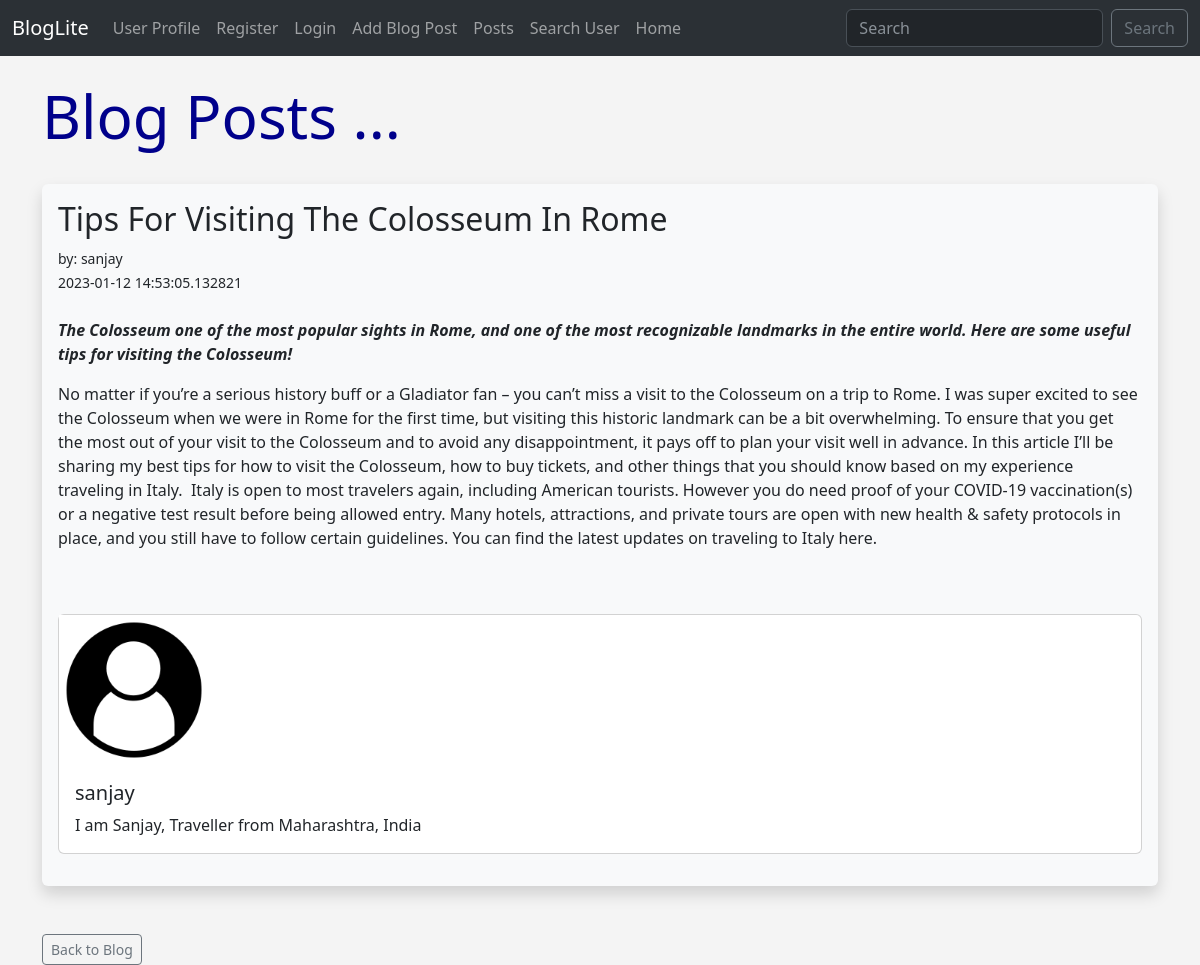
The page /posts/2 on the database its author committed.
### application/models.py (models this page shows, shortened)
class Posts(db.Model):
    id = db.Column(db.Integer, primary_key=True)
    title = db.Column(db.String(225))
    content = db.Column(db.Text)
    date_posted = db.Column(db.DateTime, default=datetime.utcnow)
    slug = db.Column(db.String(255))
    poster_id = db.Column(db.Integer, db.ForeignKey('users.id'))
    likes = db.relationship('Like', backref='post', passive_deletes=True)
    pic = db.Column(db.String())

class Users(db.Model,UserMixin):
    id = db.Column(db.Integer, primary_key=True)
    username = db.Column(db.String(20), nullable=False, unique=True)
    name = db.Column(db.String(150), nullable=False)
    email = db.Column(db.String(150), nullable=False, unique=True)
    favorite_color = db.Column(db.String(150))
    about_author = db.Column(db.Text(500), nullable=True)
    date_added = db.Column(db.DateTime, default=datetime.utcnow)
    profile_pic = db.Column(db.String())
    password_hash = db.Column(db.String(128),nullable=True)
    posts = db.relationship('Posts', backref='poster')
    likes = db.relationship('Like', backref='user', passive_deletes=True)
    followed = db.relationship(
        'Users', secondary=followers,
        primaryjoin=(followers.c.follower_id == id),
        secondaryjoin=(followers.c.followed_id == id),
        backref=db.backref('followers', lazy='dynamic'), lazy='dynamic')
    @property
    def password(self):
        raise AttributeError('Password is not a redable Attribute! ')

### application/controllers.py (the view)
@app.route('/posts/<int:id>')
def post(id):
    post = Posts.query.get_or_404(id)
    return render_template('post.html', post=post)

### application/controllers.py
class SearchForm(FlaskForm):
    searched = StringField("search", validators=[DataRequired()])
    submit = SubmitField("Submit")

### application/controllers.py (called while the page is built)
@app.context_processor
def base():
    form = SearchForm()
    return dict(form=form)

### templates/post.html (shortened to what this page needs)
{% extends 'base.html' %}
{% block content %}
<h1> Blog Posts ...</h1>
<div class="shadow p-3 mb-5 bg-body-tertiary rounded">
    <h2>{{ post.title}}</h2>
    <small> by: {{ post.poster.name}}</br>
    {{ post.date_posted}}</small></br></br>
    {{ post.content |safe}}</br></br>
  <div class="card mb-3">
    <div class="row no-gutters">
      <div class="cpl-md-2">
        {% if post.poster.profile_pic %}
           <img src="{{ url_for('static', filename='images/' + post.poster.profile_pic) }}" width="150" align="left">
        {% else %}
           <img src="{{ url_for('static', filename='images/download.png') }}" width="150" align="left">
        {% endif %}
      </div>
      <div class="col-md-10">
        <div class="card-body">
          <h5 class="card-title">
            {{ post.poster.name}}
          </h5>
        <p class="card-text">
          {% if post.poster.about_author %}
          {{ post.poster.about_author}}</br>
          {% else %}
          Author has not updated profile yet
          {% endif %}
        </p>
        </div>
      </div>
    </div>
  </div>
</div>
<a href="{{ url_for('posts')}}" class="btn btn-outline-secondary btn-sm">Back to Blog</a>
{% endblock %}

### static/css/styles.css (style rules this page uses)
h1 { color: darkblue; font-size: 60px; }
body { background: #f4f4f4; }

### rows shown on the page
Posts: title "Tips For Visiting The Colosseum In Rome", date_posted "2023-01-12 14:53:05.132821", content "The Colosseum one of the most popular sights in Rome, and one of the most recognizable landmarks in the entire world. Here are some useful tips for visiting the Colosseum! No matter if you’re a serious history buff or a Gladiator fan – you can’t miss a visit to the Colosseum on a trip to Rome. I was super excited to see the Colosseum when we were in Rome for the first time, but visiting this historic landmark can be a bit overwhelming. To ensure that you get the most out of your visit to the Colosseum and to avoid any disappointment, it pays off to plan your visit well in advance. In this article I’ll be sharing my best tips for how to visit the Colosseum, how to buy tickets, and other…"
Users: poster.name "sanjay", poster.about_author "I am Sanjay, Traveller from Maharashtra, India"
